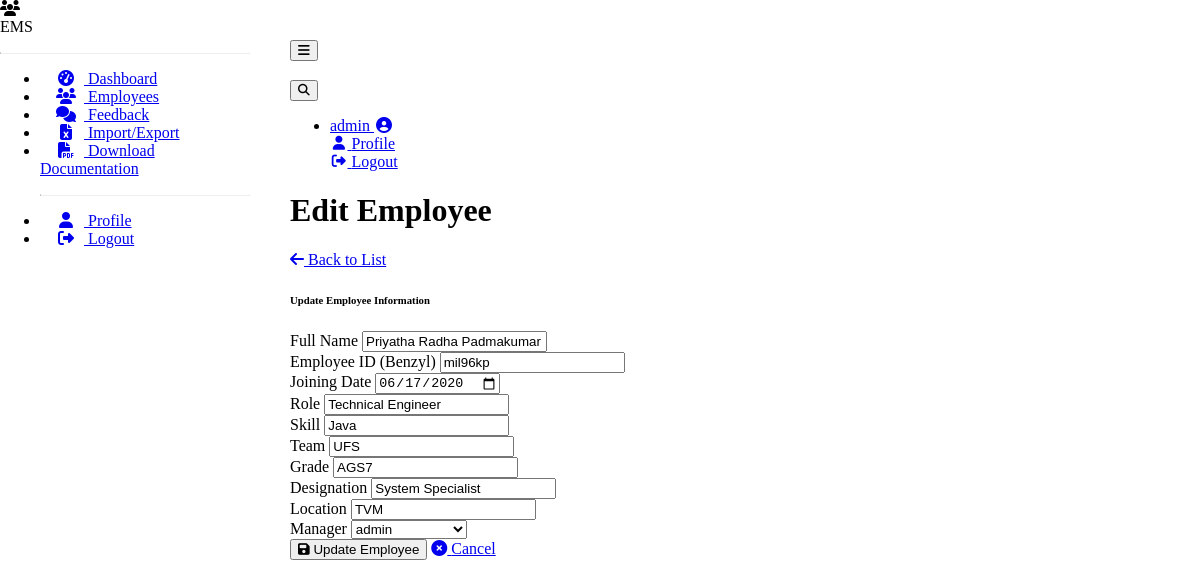
Screenshot of /employees/1/edit (signed in) with the database file from the repository.
### models.py (models this page shows, shortened)
class User(UserMixin, db.Model):
    __tablename__ = 'users'
    id = db.Column(db.Integer, primary_key=True)
    username = db.Column(db.String(64), unique=True, nullable=False)
    email = db.Column(db.String(120), unique=True, nullable=False)
    password_hash = db.Column(db.String(256), nullable=False)
    is_manager = db.Column(db.Boolean, default=False)
    employees_managed = db.relationship('Employee', backref='manager_user', lazy='dynamic',
                                        foreign_keys='Employee.manager_id')

class Employee(db.Model):
    __tablename__ = 'employees'
    id = db.Column(db.Integer, primary_key=True)
    full_name = db.Column(db.String(100), nullable=False)
    joining_date = db.Column(db.Date, nullable=False)
    benzyl = db.Column(db.String(50), unique=True, nullable=False)  # Employee ID or username
    role = db.Column(db.String(100), nullable=False)
    skill = db.Column(db.String(100), nullable=False)
    team = db.Column(db.String(100), nullable=False)
    grade = db.Column(db.String(20), nullable=False)
    designation = db.Column(db.String(100), nullable=False)
    location = db.Column(db.String(100), nullable=False)
    user_id = db.Column(db.Integer, db.ForeignKey('users.id'), nullable=True)
    user = db.relationship('User', foreign_keys=[user_id])
    manager_id = db.Column(db.Integer, db.ForeignKey('users.id'), nullable=True)
    feedback_received = db.relationship('Feedback', backref='employee', lazy='dynamic',
                                        foreign_keys='Feedback.employee_id')

### employee.py (the view, shortened to what this page needs)
@employee_bp.route('/employees/<int:employee_id>/edit', methods=['GET', 'POST'])
@login_required
@require_manager
def edit_employee(employee_id):
    employee = Employee.query.get_or_404(employee_id)
    managers = User.query.filter_by(is_manager=True).all()
    return render_template('employee_form.html',
                           employee=employee,
                           managers=managers,
                           action='edit')

### app.py (called while the page is built)
@login_manager.user_loader
def load_user(user_id):
    from models import User  # Import here to avoid circular imports
    return User.query.get(int(user_id))

### utils.py (called while the page is built)
def require_manager(f):
    @wraps(f)
    def decorated_function(*args, **kwargs):
        if not current_user.is_manager:
            flash('This action requires manager privileges', 'danger')
            return redirect(url_for('employee.dashboard'))
        return f(*args, **kwargs)
    return decorated_function

### templates/employee_form.html (shortened to what this page needs)
{% extends "base.html" %}
{% block content %}
<div class="container-fluid">
    <div class="d-flex justify-content-between align-items-center mb-4">
        <h1 class="h3 text-gray-800">
            {% if action == 'create' %}
            Add New Employee
            {% else %}
            Edit Employee
            {% endif %}
        </h1>
        <a href="{{ url_for('employee.employee_list') }}" class="btn btn-secondary">
            <i class="fas fa-arrow-left mr-1"></i> Back to List
        </a>
    </div>
    <div class="row">
        <div class="col-lg-12">
            <div class="card shadow mb-4">
                <div class="card-header py-3">
                    <h6 class="m-0 font-weight-bold text-primary">
                        {% if action == 'create' %}
                        Employee Information
                        {% else %}
                        Update Employee Information
                        {% endif %}
                    </h6>
                </div>
                <div class="card-body">
                    <form method="POST" action="{% if action == 'create' %}{{ url_for('employee.create_employee') }}{% else %}{{ url_for('employee.edit_employee', employee_id=employee.id) }}{% endif %}">
                        <div class="row">
                            <div class="col-md-6 mb-3">
                                <label for="full_name" class="form-label">Full Name</label>
                                <input type="text" class="form-control" id="full_name" name="full_name"
                                       value="{{ employee.full_name if employee else '' }}" required>
                            </div>
                            <div class="col-md-6 mb-3">
                                <label for="benzyl" class="form-label">Employee ID (Benzyl)</label>
                                <input type="text" class="form-control" id="benzyl" name="benzyl"
                                       value="{{ employee.benzyl if employee else '' }}" required>
                            </div>
                        </div>
                        <div class="row">
                            <div class="col-md-6 mb-3">
                                <label for="joining_date" class="form-label">Joining Date</label>
                                <input type="date" class="form-control" id="joining_date" name="joining_date"
                                       value="{{ employee.joining_date if employee else '' }}" required>
                            </div>
                            <div class="col-md-6 mb-3">
                                <label for="role" class="form-label">Role</label>
                                <input type="text" class="form-control" id="role" name="role"
                                       value="{{ employee.role if employee else '' }}" required>
                            </div>
                        </div>
                        <div class="row">
                            <div class="col-md-6 mb-3">
                                <label for="skill" class="form-label">Skill</label>
                                <input type="text" class="form-control" id="skill" name="skill"
                                       value="{{ employee.skill if employee else '' }}" required>
                            </div>
                            <div class="col-md-6 mb-3">
                                <label for="team" class="form-label">Team</label>
                                <input type="text" class="form-control" id="team" name="team"
                                       value="{{ employee.team if employee else '' }}" required>
                            </div>
                        </div>
                        <div class="row">
                            <div class="col-md-6 mb-3">
                                <label for="grade" class="form-label">Grade</label>
                                <input type="text" class="form-control" id="grade" name="grade"
                                       value="{{ employee.grade if employee else '' }}" required>
                            </div>
                            <div class="col-md-6 mb-3">
                                <label for="designation" class="form-label">Designation</label>
                                <input type="text" class="form-control" id="designation" name="designation"
                                       value="{{ employee.designation if employee else '' }}" required>
                            </div>
                        </div>
                        <div class="row">
                            <div class="col-md-6 mb-3">
                                <label for="location" class="form-label">Location</label>
                                <input type="text" class="form-control" id="location" name="location"
                                       value="{{ employee.location if employee else '' }}" required>
                            </div>
                            <div class="col-md-6 mb-3">
                                <label for="manager_id" class="form-label">Manager</label>
                                <select class="form-select" id="manager_id" name="manager_id">
                                    {% for manager in managers %}
                                    <option value="{{ manager.id }}"
                                            {% if employee and employee.manager_id == manager.id %}selected{% endif %}
                                            {% if not employee and manager.id == current_user.id %}selected{% endif %}>
                                        {{ manager.username }}
                                    </option>
                                    {% endfor %}
                                </select>
                            </div>
                        </div>
                        <div class="mt-4">
                            <button type="submit" class="btn btn-primary">
                                {% if action == 'create' %}
                                <i class="fas fa-plus-circle mr-1"></i> Create Employee
                                {% else %}
                                <i class="fas fa-save mr-1"></i> Update Employee
                                {% endif %}
                            </button>
                            <a href="{{ url_for('employee.employee_list') }}" class="btn btn-secondary">
                                <i class="fas fa-times-circle mr-1"></i> Cancel
                            </a>
                        </div>
                    </form>
                </div>
            </div>
        </div>
    </div>
</div>
{% endblock %}

### templates/base.html (shortened to what this page needs)
<!DOCTYPE html>
<html lang="en" data-bs-theme="dark">
<head>
    <link rel="stylesheet" href="https://cdn.replit.com/agent/bootstrap-agent-dark-theme.min.css">
    <link rel="stylesheet" href="https://cdnjs.cloudflare.com/ajax/libs/font-awesome/6.4.0/css/all.min.css">
    <link rel="stylesheet" href="https://cdn.datatables.net/1.13.4/css/dataTables.bootstrap5.min.css">
    <link rel="stylesheet" href="https://cdn.datatables.net/buttons/2.3.6/css/buttons.bootstrap5.min.css">
    <link rel="stylesheet" href="{{ url_for('static', filename='css/custom.css') }}">
</head>
<body>
    {% if current_user.is_authenticated %}
    <div class="sidebar bg-dark">
        <div class="sidebar-brand d-flex align-items-center justify-content-center p-3">
            <div class="sidebar-brand-icon">
                <i class="fas fa-users"></i>
            </div>
            <div class="sidebar-brand-text mx-3">EMS</div>
        </div>
        <hr class="sidebar-divider">
        <ul class="nav flex-column">
            <li class="nav-item">
                <a class="nav-link {% if request.endpoint and request.endpoint == 'employee.dashboard' %}active{% endif %}"
                   href="{{ url_for('employee.dashboard') }}">
                    <i class="fas fa-fw fa-tachometer-alt"></i>
                    <span>Dashboard</span>
                </a>
            </li>
            <li class="nav-item">
                <a class="nav-link {% if request.endpoint and 'employee_list' in request.endpoint %}active{% endif %}"
                   href="{{ url_for('employee.employee_list') }}">
                    <i class="fas fa-fw fa-users"></i>
                    <span>Employees</span>
                </a>
            </li>
            <li class="nav-item">
                <a class="nav-link {% if request.endpoint and 'feedback' in request.endpoint %}active{% endif %}"
                   href="{{ url_for('feedback.feedback_list') }}">
                    <i class="fas fa-fw fa-comments"></i>
                    <span>Feedback</span>
                </a>
            </li>
            {% if current_user.is_manager %}
            <li class="nav-item">
                <a class="nav-link {% if request.endpoint and 'import_export' in request.endpoint %}active{% endif %}"
                   href="{{ url_for('employee.import_export') }}">
                    <i class="fas fa-fw fa-file-excel"></i>
                    <span>Import/Export</span>
                </a>
            </li>
            <li class="nav-item">
                <a class="nav-link" href="{{ url_for('docs.generate_and_download_docs') }}">
                    <i class="fas fa-fw fa-file-pdf"></i>
                    <span>Download Documentation</span>
                </a>
            </li>
            {% endif %}
            <hr class="sidebar-divider">
            <li class="nav-item">
                <a class="nav-link" href="{{ url_for('auth.profile') }}">
                    <i class="fas fa-fw fa-user"></i>
                    <span>Profile</span>
                </a>
            </li>
            <li class="nav-item">
                <a class="nav-link" href="{{ url_for('auth.logout') }}">
                    <i class="fas fa-fw fa-sign-out-alt"></i>
                    <span>Logout</span>
                </a>
            </li>
        </ul>
    </div>
    {% endif %}
    <div class="content-wrapper {% if not current_user.is_authenticated %}ml-0{% endif %}">
        {% if current_user.is_authenticated %}
        <nav class="navbar navbar-expand navbar-dark bg-dark mb-4">
            <button id="sidebarToggle" class="btn btn-link d-md-none rounded-circle mr-3">
                <i class="fa fa-bars"></i>
            </button>
            <div class="d-md-inline-block ms-auto form-inline mr-0 navbar-search">
                <div class="input-group">
                    <input type="text" id="searchInput" class="form-control bg-light border small"
                           placeholder="Search..." aria-label="Search">
                    <div class="input-group-append">
                        <button class="btn btn-primary" type="button">
                        </button>
                    </div>
                </div>
            </div>
            <ul class="navbar-nav ml-auto ml-md-0">
                <li class="nav-item dropdown no-arrow">
                    <a class="nav-link dropdown-toggle" href="#" id="userDropdown" role="button"
                       data-bs-toggle="dropdown" aria-haspopup="true" aria-expanded="false">
                        <span class="mr-2 d-none d-lg-inline text-gray-600 small">{{ current_user.username }}</span>
                        <i class="fas fa-user-circle fa-fw"></i>
                    </a>
                    <div class="dropdown-menu dropdown-menu-right shadow animated--grow-in"
                         aria-labelledby="userDropdown">
                        <a class="dropdown-item" href="{{ url_for('auth.profile') }}">
                            <i class="fas fa-user fa-sm fa-fw mr-2 text-gray-400"></i>
                            Profile
                        </a>
                        <a class="dropdown-item" href="{{ url_for('auth.logout') }}">
                            <i class="fas fa-sign-out-alt fa-sm fa-fw mr-2 text-gray-400"></i>
                            Logout
                        </a>
                    </div>
                </li>
            </ul>
        </nav>
        {% endif %}
        <div class="container-fluid">
            {% block content %}{% endblock %}
        </div>
    </div>
</body>
</html>

### static/css/custom.css (style rules this page uses)
:root { --sidebar-width: 250px; }
.sidebar { width: var(--sidebar-width); height: 100vh; position: fixed; left: 0; top: 0; z-index: 100; transition: all 0.3s; overflow-y: auto; }
.sidebar .nav-item .nav-link { padding: 0.75rem 1rem; width: 100%; }
.sidebar .nav-item .nav-link i { margin-right: 0.5rem; }
.sidebar-divider { margin: 1rem 0; border-top: 1px solid rgba(255, 255, 255, 0.15); }
.content-wrapper { margin-left: var(--sidebar-width); padding: 2rem; min-height: 100vh; transition: all 0.3s; }
.navbar-search { margin-right: 1rem; }
.navbar-search .input-group { width: 300px; }
.navbar-search .form-control { border: 1px solid rgba(255, 255, 255, 0.2) !important; background-color: rgba(255, 255, 255, 0.1) !important; color: white !important; }
.navbar-search .form-control::placeholder { color: rgba(255, 255, 255, 0.6) !important; }

### rows the page displays
User: username "admin"
Employee: full_name "Priyatha Radha Padmakumar", benzyl "mil96kp", joining_date "06/17/2020", role "Technical Engineer", skill "Java", team "UFS", grade "AGS7", designation "System Specialist", location "TVM", manager_id "admin"
